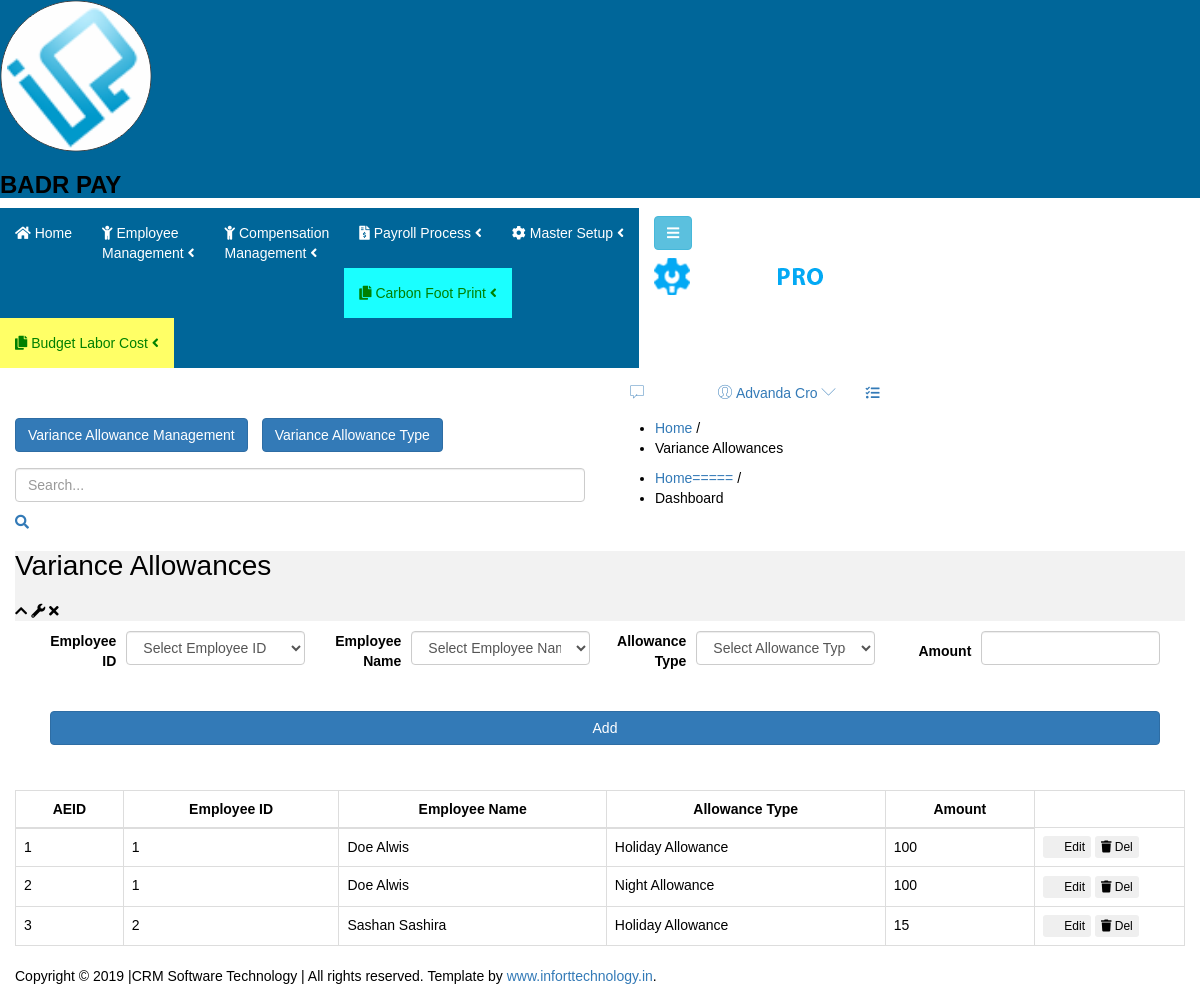
Screenshot of /Wamp/Forms/VarianceAllowances/VarianceAllowances.php with the database file from the repository.
### tables this page shows
CREATE TABLE IF NOT EXISTS `varianceallowance` (
  `AEID` int NOT NULL AUTO_INCREMENT,
  `EmployeeID` int NOT NULL,
  `AllowancesTypeID` int NOT NULL,
  `Amount` double NOT NULL,
  `AUser` varchar(20) NOT NULL,
  `MUSer` varchar(20) NOT NULL,
  `Terminal` varchar(20) NOT NULL,
  `IsServerUpdate` int NOT NULL,
  `CompanyID` int NOT NULL,
  `EmpTypeID` int NOT NULL,
  PRIMARY KEY (`AEID`)
);

CREATE TABLE IF NOT EXISTS `employee` (
  `EmployeeID` int NOT NULL AUTO_INCREMENT,
  `EmployeeCode` varchar(15) NOT NULL,
  `FirstName` varchar(50) NOT NULL,
  `LastName` varchar(50) NOT NULL,
  `DepartmentID` int NOT NULL,
  `DesignationID` int NOT NULL,
  `Gender` varchar(10) NOT NULL,
  `Email` varchar(100) NOT NULL,
  `Address` varchar(255) NOT NULL,
  `MobileNumber` varchar(15) NOT NULL,
  `BirthDate` date NOT NULL,
  `JoinedDate` date NOT NULL,
  `Status` varchar(20) NOT NULL,
  `BasicSalary` decimal(10,2) NOT NULL,
  `PhotoPath` varchar(255) DEFAULT NULL,
  `PhotoID` varchar(255) NOT NULL,
  `QID` varchar(15) NOT NULL,
  `HourlyRate` double NOT NULL,
  PRIMARY KEY (`EmployeeID`)
);

CREATE TABLE IF NOT EXISTS `varianceallowancetype` (
  `ID` int NOT NULL AUTO_INCREMENT,
  `AllowancesDescription` varchar(50) NOT NULL,
  `AUser` varchar(20) NOT NULL,
  `MUser` varchar(20) NOT NULL,
  `Terminal` varchar(20) NOT NULL,
  `IsServerUpdate` int NOT NULL,
  `NCashBenefits` int NOT NULL,
  `IsUpdateToClient` int NOT NULL,
  `intOrder` int NOT NULL,
  PRIMARY KEY (`ID`)
);

### Wamp/Connection/dbconnecting.php (called while the page is built, shortened)
<?php
$host = "localhost";
$user = "root";
$password = "";
$database = "badrpayroll";
class DBHandle {
    private $connection;
    public function __construct($host, $user, $password, $database) {
        $this->connection = new mysqli($host, $user, $password, $database);
    }
    public function runQuery($query) {
        $result = $this->connection->query($query);
        return $result;
    }
}
$db_handle = new DBHandle($host, $user, $password, $database);
?>

### Wamp/Forms/VarianceAllowances/VarianceAllowances.php (the view, shortened to what this page needs)
<?php
require_once("../../Connection/dbconnecting.php");
?>
<!doctype html>
<html class="no-js" lang="en">
<head>
    <?php include('../../Include/headerlinks.php'); ?>
</head>
<body class="materialdesign">
    <div class="wrapper-pro">
        <?php include('../../Include/sidebar.php'); ?>
        <div class="content-inner-all">
            <?php include('../../Include/header.php'); ?>
            <div class="breadcome-area mg-b-30 small-dn">
                <div class="container-fluid">
                    <div class="row">
                        <div class="col-lg-12">
                            <div class="breadcome-list shadow-reset">
                                <div class="row">
                                    <div class="col-lg-6">
                                            <div class="menu-container">
												<a href="../VarianceAllowances/VarianceAllowances.php" class="btn btn-primary">Variance Allowance Management</a>
											</div>
											<div class="menu-container">
												<a href="../VarianceAllowanceType/VarianceAllowanceTypeUI.php" class="btn btn-primary">Variance Allowance Type</a>
											</div>
                                    </div>
                                    <div class="col-lg-6">
                                        <ul class="breadcome-menu">
                                            <li><a href="#">Home</a> <span class="bread-slash">/</span></li>
                                            <li><span class="bread-blod">Variance Allowances</span></li>
                                        </ul>
                                    </div>
                                </div>
                            </div>
                        </div>
                    </div>
                </div>
            </div>
            <?php include('../../Include/menuarea.php'); ?>
            <div class="admin-dashone-data-table-area mg-b-15">
                <div class="container-fluid">
                    <div class="row">
                        <div class="col-lg-12">
                            <div class="sparkline8-list shadow-reset">
                                <div class="sparkline8-hd" style="background-color:#f2f2f2;">
                                    <div class="main-sparkline8-hd">
                                        <h1>Variance Allowances</h1>
                                        <div class="sparkline8-outline-icon">
                                            <span class="sparkline8-collapse-link"><i class="fa fa-chevron-up"></i></span>
                                            <span><i class="fa fa-wrench"></i></span>
                                            <span class="sparkline8-collapse-close"><i class="fa fa-times"></i></span>
                                        </div>
                                    </div>
                                </div>
                                <div class="sparkline8-graph">
                                    <form id="varianceAllowancesForm" name="varianceAllowancesForm" method="post" autocomplete="off" action="">
                                        <div class="container">
                                            <div class="form-group">
                                                <label for="employeeID">Employee ID</label>
                                                <select class="form-control" id="employeeID" name="employeeID">
                                                    <option value="">Select Employee ID</option>
                                                </select>
                                            </div>
                                            <div class="form-group">
                                                <label for="employeeName">Employee Name</label>
                                                <select class="form-control" id="employeeName" name="employeeName">
                                                    <option value="">Select Employee Name</option>
                                                </select>
                                            </div>
                                            <div class="form-group">
                                                <label for="allowancesTypeID">Allowance Type</label>
                                                <select class="form-control" id="allowancesTypeID" name="allowancesTypeID">
                                                    <option value="">Select Allowance Type</option>
                                                </select>
                                            </div>
                                            <div class="form-group">
                                                <label for="amount">Amount</label>
                                                <input type="text" class="form-control" id="amount" name="amount" required>
                                            </div>
                                            <div class="form-group">
                                                <button type="button" class="btn btn-primary" id="addVarianceAllowance">Add</button>
                                            </div>
                                        </div>
                                    </form>
                                    <br>
                                    <div id="varianceAllowancesList">
                                        <table class="table table-bordered">
                                            <thead>
                                                <tr>
                                                    <th style="text-align:center;">AEID</th>
                                                    <th style="text-align:center;">Employee ID</th>
                                                    <th style="text-align:center;">Employee Name</th>
                                                    <th style="text-align:center;">Allowance Type</th>
                                                    <th style="text-align:center;">Amount</th>
                                                </tr>
                                            </thead>
                                            <tbody>
                                            <?php
                                            $queryA = "SELECT va.*, e.FirstName, e.LastName, vat.AllowancesDescription FROM `varianceallowance` va
                                                       JOIN `employee` e ON va.EmployeeID = e.EmployeeID
                                                       JOIN `varianceallowancetype` vat ON va.AllowancesTypeID = vat.ID
                                                       ORDER BY va.AEID ASC";
                                            $resultA = $db_handle->runQuery($queryA);
                                            if (!empty($resultA)) {
                                                foreach ($resultA as $r) {
                                                    $ID = $r['AEID'];
                                                    ?>
                                                    <tr id="show">
                                                        <td style="text-align:left;" id="AEID-<?php echo $ID; ?>"><?php echo $r['AEID']; ?></td>
                                                        <td style="text-align:left;" id="EmployeeID-<?php echo $ID; ?>"><?php echo $r['EmployeeID']; ?></td>
                                                        <td style="text-align:left;" id="EmployeeName-<?php echo $ID; ?>"><?php echo $r['FirstName'].' '.$r['LastName']; ?></td>
                                                        <td style="text-align:left;" id="AllowancesTypeID-<?php echo $ID; ?>"><?php echo $r['AllowancesDescription']; ?></td>
                                                        <td style="text-align:left;" id="Amount-<?php echo $ID; ?>"><?php echo $r['Amount']; ?></td>
                                                        <td style="width:150px;">
                                                            <div class="btn-group varianceAllowances-list-action">
                                                                <button class="btn btn-white btn-xs Update btn-hover-edit" id="<?php echo $ID; ?>"><i class="fa fa-pencil"></i> Edit</button>
                                                            </div>
                                                            <div class="btn-group varianceAllowances-list-action">
                                                                <button class="btn btn-white btn-xs Delete" id="<?php echo $ID; ?>"><i class="fa fa-trash"></i> Del</button>
                                                            </div>
                                                        </td>
                                                    </tr>
                                                    <?php
                                                }
                                            }
                                            ?>
                                            </tbody>
                                        </table>
                                    </div>
                                </div>
                            </div>
                                           </div>
                </div>
            </div>
        </div>
    </div>
    <?php include('../../Include/footer.php'); ?>
</body>
</html>

### Wamp/Forms/css/style.css (style rules this page uses)
body { font-family: "Poppins", sans-serif; color: #000000; background-color: #ffffff; }
.btn, .btn:focus { outline: none !important; -webkit-box-shadow: none; box-shadow: none; }

### Wamp/Forms/VarianceAllowances/VarianceAllowances.php (style rules this page uses)
.form-control { margin-bottom: 10px; }
.container { display: flex; flex-wrap: wrap; justify-content: space-between; }
.container > div { flex: 1; min-width: 250px; padding: 10px; }
.form-group { display: flex; align-items: center; margin-bottom: 15px; }
.form-group label { flex: 1; text-align: right; margin-right: 10px; }
.form-group input, .form-group select { flex: 2; }
.form-group button { flex: 1; margin-left: 10px; }
.menu-container { display: inline-block; margin-right: 10px; }

### rows the page displays
varianceallowance: AEID "1", EmployeeID "1", EmployeeID.FirstName "Doe", EmployeeID.LastName "Alwis", varianceallowancetype.AllowancesDescription "Holiday Allowance", Amount "100"
varianceallowance: AEID "2", EmployeeID "1", EmployeeID.FirstName "Doe", EmployeeID.LastName "Alwis", varianceallowancetype.AllowancesDescription "Night Allowance", Amount "100"
varianceallowance: AEID "3", EmployeeID "2", EmployeeID.FirstName "Sashan", EmployeeID.LastName "Sashira", varianceallowancetype.AllowancesDescription "Holiday Allowance", Amount "15"
